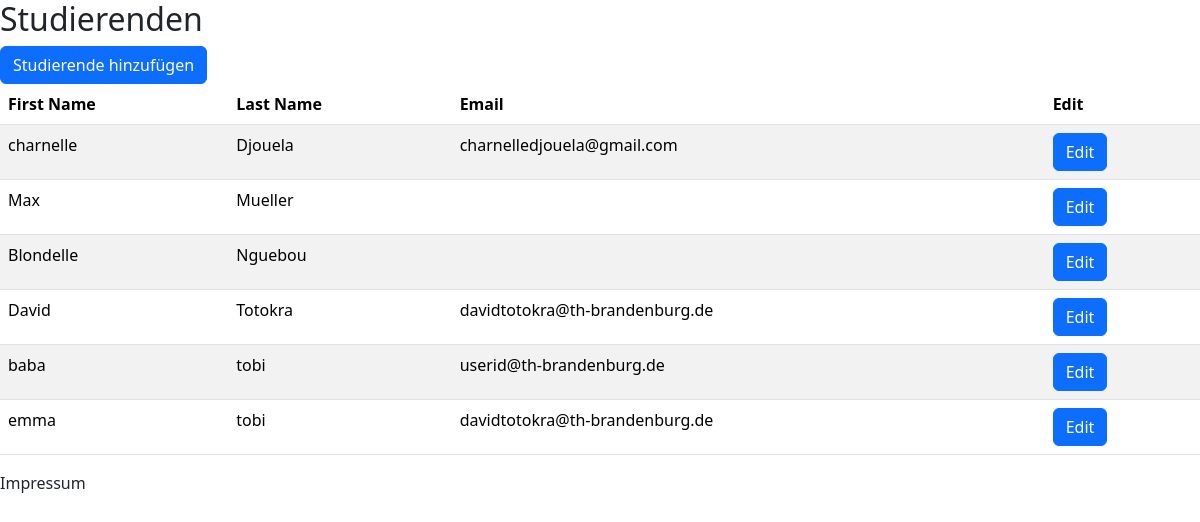
The page /studenten/ on the database its author committed.
### uni/models.py (models this page shows, shortened)
class Studierende(models.Model):
    firstN = models.CharField(max_length=30)
    lastN = models.CharField(max_length=30)
    email = models.EmailField(blank=True)

### uni/views.py (the view)
# urls.py: path('studenten/', get_student_list, name='student_list'),
def get_student_list(request):
    students = Studierende.objects.all().order_by('lastN', 'firstN')
    return render(request, 'uni/student_list.html', {'page_title': 'Studierenden',
                                                     'students': students, })

### templates/uni/student_list.html
{% extends 'uni/base.html' %}
{% load django_bootstrap5 %}
{% block content %}
    <a href="{% url 'add_student' %}" class="btn btn-primary"> Studierende hinzufügen</a>
    <table class="table table-striped">
        <thead class="thead-dark">
        <tr>
            <th>First Name</th>
            <th>Last Name</th>
            <th>Email</th>
            <th>Edit</th>
        </tr>
        </thead>
    {% for student in students %}
       <tr>
       <td>{{ student.firstN }}</td>
       <td>{{ student.lastN }}</td>
       <td>{{ student.email }}</td>
       <td><a href="{% url 'edit_student' pk=student.id %}" class=" btn btn-primary btn-xs">Edit</a></td>
       </tr>
    {% endfor %}
    </table>
{% endblock %}

### templates/uni/base.html (shortened to what this page needs)
{% load django_bootstrap5 %}
<!DOCTYPE html>
<html lang="en">
<head>
    {% bootstrap_css %}
</head>
<body>
    <h2>{{ page_title }}</h2>
    {% block content %}
    {% endblock %}
    {% block footer %}
        Impressum
    {% endblock %}
</body>
</html>

### rows shown on the page
Studierende: firstN "charnelle", lastN "Djouela", email "charnelledjouela@gmail.com"
Studierende: firstN "Max", lastN "Mueller"
Studierende: firstN "Blondelle", lastN "Nguebou"
Studierende: firstN "David", lastN "Totokra", email "davidtotokra@th-brandenburg.de"
Studierende: firstN "baba", lastN "tobi", email "userid@th-brandenburg.de"
Studierende: firstN "emma", lastN "tobi", email "davidtotokra@th-brandenburg.de"
